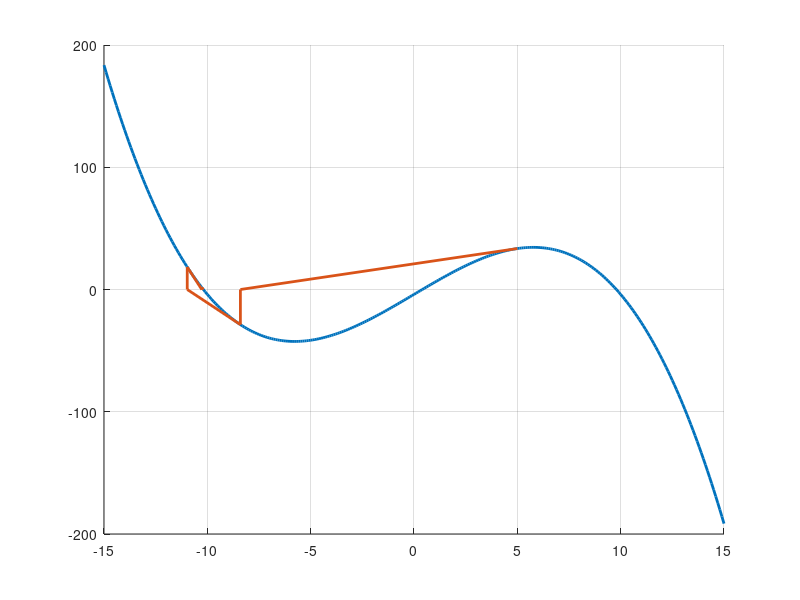

Write the MATLAB code that produced this figure.
clc; clear all; close all;

% Function
% f(x) = y = x^2 - 4
% f'(x) = y' = 2x

f = @(x)   -0.1*x.^3 + 10*x - 4;
fd = @(x)  -0.3*x.^2 + 10;
fdd = @(x) -0.6*x;
d = @(x) (f(x) - f(x + 0.001)) / 0.001;

x = -15:0.1:15;
y = f(x);
yd = fd(x);

figure
hold on
grid on
plot(x, y, 'linewidth', 2)

% First newton rhapson iteration
% x1 = x0 - f'(x)/f(x)
x0 = 5;
x1 = x0 - f(x0)/fd(x0)
x2 = x1 - f(x1)/fd(x1)
x3 = x2 - f(x2)/fd(x2)
x4 = x3 - f(x3)/fd(x3)
x5 = x4 - f(x4)/fd(x4)
plot([x0    x1    x1    x2    x2    x3    x3    x4    x4    x5    x5],...
     [f(x0) 0     f(x1) 0     f(x2) 0     f(x3) 0     f(x4) 0     f(x5)],...
      'linewidth', 2)
